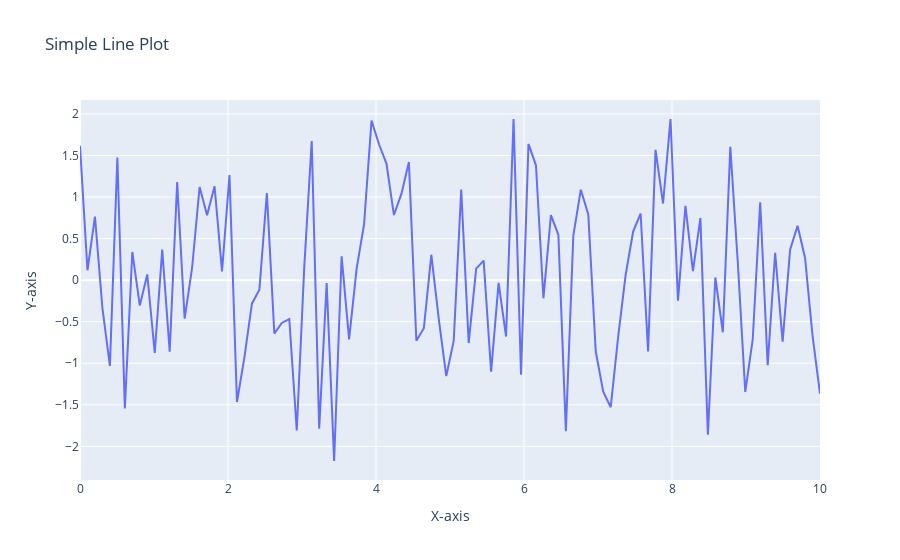

The cell this chart's notebook holds for it:
### Code cell
# 20. Using Plotly, create a basic line plot of a randomly generated dataset, label the axes, and set the title as 
#     'Simple Line Plot'

import plotly.graph_objs as go
import numpy as np

x = np.linspace(0, 10, 100)
y = np.random.randn(100)


fig = go.Figure()


fig.add_trace(go.Scatter(x=x, y=y, mode='lines', name='Random Data'))


fig.update_layout(
    xaxis_title='X-axis',
    yaxis_title='Y-axis',
    title='Simple Line Plot'
)

# Show the plot
fig.show()
